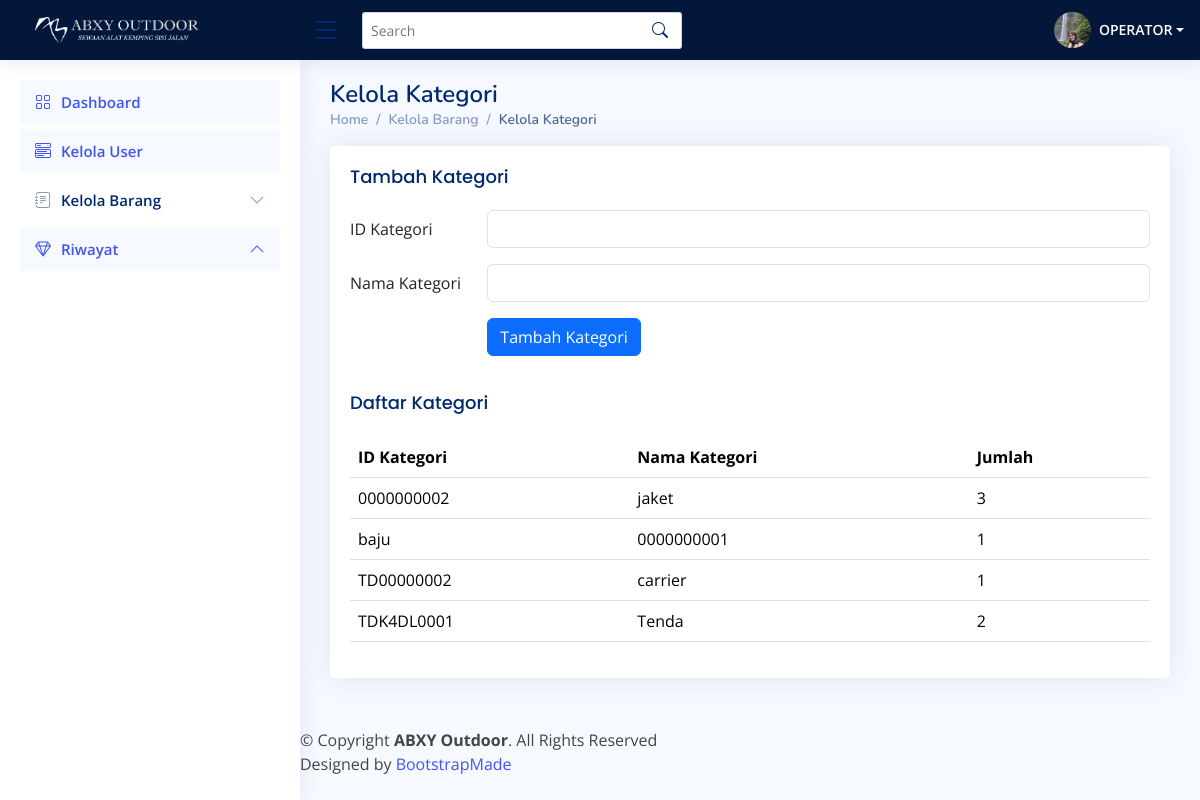
Page /kategori-op.php on the committed database.
### tables this page shows
CREATE TABLE `kategori` (
  `id_kategori` char(10) NOT NULL,
  `kategori` varchar(100) NOT NULL,
  `jumlah` int(200) NOT NULL
);

### kategori-op.php (the view, shortened to what this page needs)
<?php
require 'functions.php';
?>
<!DOCTYPE html>
<html lang="en">
<head>
  <link href="assets/vendor/bootstrap/css/bootstrap.min.css" rel="stylesheet">
  <link href="assets/vendor/bootstrap-icons/bootstrap-icons.css" rel="stylesheet">
  <link href="assets/vendor/boxicons/css/boxicons.min.css" rel="stylesheet">
  <link href="assets/vendor/quill/quill.snow.css" rel="stylesheet">
  <link href="assets/vendor/quill/quill.bubble.css" rel="stylesheet">
  <link href="assets/vendor/remixicon/remixicon.css" rel="stylesheet">
  <link href="assets/vendor/simple-datatables/style.css" rel="stylesheet">
  <link href="assets/css/style.css" rel="stylesheet">
</head>
<body>
  <header id="header" class="header fixed-top d-flex align-items-center">
    <div class="d-flex align-items-center justify-content-between">
      <a href="user.php" class="logo d-flex align-items-center">
        <img src="imglandingpage/logoabxy.png" alt="">
      </a>
      <i class="bi bi-list toggle-sidebar-btn"></i>
    </div>
    <div class="search-bar">
      <form class="search-form d-flex align-items-center" method="POST" action="#">
        <input type="text" name="query" placeholder="Search" title="Enter search keyword">
        <button type="submit" title="Search"><i class="bi bi-search"></i></button>
      </form>
    </div>
    <nav class="header-nav ms-auto">
      <ul class="d-flex align-items-center">
        <li class="nav-item dropdown pe-3">
          <a class="nav-link nav-profile d-flex align-items-center pe-0" href="#" data-bs-toggle="dropdown">
            <img src="imglandingpage/curug.png" alt="Profile" class="rounded-circle">
            <span class="d-none d-md-block dropdown-toggle ps-2">OPERATOR</span>
          </a>
        </li>
      </ul>
    </nav>
  </header>
  <aside id="sidebar" class="sidebar">
    <ul class="sidebar-nav" id="sidebar-nav">
      <li class="nav-item">
        <a class="nav-link " href="user.php" class="active">
          <i class="bi bi-grid"></i>
          <span>Dashboard</span>
        </a>
      </li>
      <li class="nav-item">
        <a class="nav-link" data-bs-target="#components-nav" data-bs-toggle="collapse" href="daftaruser-op.php">
          <i class="bi bi-menu-button-wide"></i><span>Kelola User</span>
        </a>
      </li>
      <li class="nav-item">
        <a class="nav-link collapsed" data-bs-target="#forms-nav" data-bs-toggle="collapse" href="#">
          <i class="bi bi-journal-text"></i><span>Kelola Barang</span><i class="bi bi-chevron-down ms-auto"></i>
        </a>
      </li>
      <li class="nav-item">
        <a class="nav-link" href="riwayat-op.php">
          <i class="bi bi-gem"></i><span>Riwayat</span><i class="bi bi-chevron-down ms-auto"></i>
        </a>
      </li>
  </aside>
  <main id="main" class="main">
    <div class="pagetitle">
      <h1>Kelola Kategori</h1>
      <nav>
        <ol class="breadcrumb">
          <li class="breadcrumb-item"><a href="admin.php">Home</a></li>
          <li class="breadcrumb-item">Kelola Barang</li>
          <li class="breadcrumb-item active">Kelola Kategori</li>
        </ol>
      </nav>
    </div>
    <section class="section">
      <div class="row">
        <div class="col-lg-12">
          <div class="card">
            <div class="card-body">
              <h5 class="card-title">Tambah Kategori</h5>
              <form method="POST" action="kategori.php">
                <div class="row mb-3">
                  <label for="inputIdKategori" class="col-sm-2 col-form-label">ID Kategori</label>
                  <div class="col-sm-10">
                    <input type="text" class="form-control" id="inputIdKategori" name="id_kategori" required>
                  </div>
                </div>
                <div class="row mb-3">
                  <label for="inputNamaKategori" class="col-sm-2 col-form-label">Nama Kategori</label>
                  <div class="col-sm-10">
                    <input type="text" class="form-control" id="inputNamaKategori" name="nama_kategori" required>
                  </div>
                </div>
                <div class="row mb-3">
                  <div class="col-sm-10 offset-sm-2">
                    <button type="submit" name="tambahkategori" class="btn btn-primary">Tambah Kategori</button>
                  </div>
                </div>
              </form>
              <h5 class="card-title">Daftar Kategori</h5>
              <?php
              $result = mysqli_query($conn, "SELECT * FROM kategori");
              if (mysqli_num_rows($result) > 0) {
                echo "<table class='table'>";
                echo "<thead>";
                echo "<tr>";
                echo "<th>ID Kategori</th>";
                echo "<th>Nama Kategori</th>";
                echo "<th>Jumlah</th>";
                echo "</tr>";
                echo "</thead>";
                echo "<tbody>";
                while ($row = mysqli_fetch_assoc($result)) {
                  echo "<tr>";
                  echo "<td>" . $row['id_kategori'] . "</td>";
                  echo "<td>" . $row['kategori'] . "</td>";
                  echo "<td>" . $row['jumlah'] . "</td>";
                  echo "</tr>";
                }
                echo "</tbody>";
                echo "</table>";
              } else {
                echo "Tidak ada kategori yang ditemukan.";
              }
              ?>
            </div>
          </div>
        </div>
      </div>
    </section>
  </main>
  <footer id="footer" class="footer">
    <div class="copyright">
      &copy; Copyright <strong><span>ABXY Outdoor</span></strong>. All Rights Reserved
    </div>
    <div class="credits">
      Designed by <a href="https://bootstrapmade.com/">BootstrapMade</a>
    </div>
  </footer>
</body>
</html>

### assets/css/style.css (style rules this page uses)
:root { scroll-behavior: smooth; }
body { font-family: "Open Sans", sans-serif; background: #f6f9ff; color: #444444; }
a { color: #4154f1; text-decoration: none; }
h1, h2, h3, h4, h5, h6 { font-family: "Nunito", sans-serif; }
.table { width: 100%; }
#main { margin-top: 60px; padding: 20px 30px; transition: all 0.3s; }
.pagetitle { margin-bottom: 10px; }
.pagetitle h1 { font-size: 24px; margin-bottom: 0; font-weight: 600; color: #012970; }
.card { margin-bottom: 30px; border: none; border-radius: 5px; box-shadow: 0px 0 30px rgba(1, 41, 112, 0.1); }
.card-title { padding: 20px 0 15px 0; font-size: 18px; font-weight: 500; color: #012970; font-family: "Poppins", sans-serif; }
.card-body { padding: 0 20px 20px 20px; }
.breadcrumb { font-size: 14px; font-family: "Nunito", sans-serif; color: #899bbd; font-weight: 600; }
.breadcrumb a { color: #899bbd; transition: 0.3s; }
.breadcrumb .breadcrumb-item::before { color: #899bbd; }
.breadcrumb .active { color: #51678f; font-weight: 600; }
.logo { line-height: 1; }
@media (min-width: 1200px) { .logo { width: 280px; } }
.logo img { max-height: 26px; margin-right: 6px; margin-left: 15px; }
.header { transition: all 0.5s; z-index: 997; height: 60px; box-shadow: 0px 2px 20px rgba(1, 41, 112, 0.1); background-color: #02173a; padding-left: 20px; }
.header .toggle-sidebar-btn { font-size: 32px; padding-left: 10px; cursor: pointer; color: #012970; }
.header .search-bar { min-width: 360px; padding: 0 20px; }
.header .search-form { width: 100%; }
.header .search-form input { border: 0; font-size: 14px; color: #012970; border: 1px solid rgba(1, 41, 112, 0.2); padding: 7px 38px 7px 8px; border-radius: 3px; transition: 0.3s; width: 100%; }
.header .search-form button { border: 0; padding: 0; margin-left: -30px; background: none; }
.header .search-form button i { color: #012970; }
.header-nav ul { list-style: none; }
.header-nav>ul { margin: 0; padding: 0; }
.header-nav .nav-profile { color: #ffffff; }
.header-nav .nav-profile img { max-height: 36px; }
.header-nav .nav-profile span { font-size: 14px; font-weight: 600; }
.sidebar { position: fixed; top: 60px; left: 0; bottom: 0; width: 300px; z-index: 996; transition: all 0.3s; padding: 20px; overflow-y: auto; scrollbar-width: thin; scrollbar-color: #aab7cf transparent; box-shadow: 0px 0px 20px rgba(1, 41, 112, 0.1); background-color: #fff; }
@media (min-width: 1200px) { #main, #footer { margin-left: 300px; } }
.sidebar-nav { padding: 0; margin: 0; list-style: none; }
.sidebar-nav li { padding: 0; margin: 0; list-style: none; }
.sidebar-nav .nav-item { margin-bottom: 5px; }
.sidebar-nav .nav-link { display: flex; align-items: center; font-size: 15px; font-weight: 600; color: #4154f1; transition: 0.3; background: #f6f9ff; padding: 10px 15px; border-radius: 4px; }
.sidebar-nav .nav-link i { font-size: 16px; margin-right: 10px; color: #4154f1; }
.sidebar-nav .nav-link.collapsed { color: #012970; background: #fff; }
.sidebar-nav .nav-link.collapsed i { color: #899bbd; }
.sidebar-nav .nav-link .bi-chevron-down { margin-right: 0; transition: transform 0.2s ease-in-out; }
.sidebar-nav .nav-link:not(.collapsed) .bi-chevron-down { transform: rotate(180deg); }

### rows in the picture
kategori: id_kategori "0000000002", kategori "jaket", jumlah "3"
kategori: id_kategori "baju", kategori "0000000001", jumlah "1"
kategori: id_kategori "TD00000002", kategori "carrier", jumlah "1"
kategori: id_kategori "TDK4DL0001", kategori "Tenda", jumlah "2"
